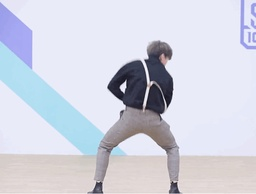
#> input picture test3/kunkun.jpg, 256 x 194 px, shrunk from 635 x 480 before the run
$ python demo.py
#> lines starting #> are read from the running program, lines starting #| are printed output that depends on the picture; after the words box and inside, x2 and y2 are one past the last pixel; in counts of white or black regions, pixels touching at a corner belong together; long printed decimals are rounded
### test3/mycv.py
# -*- coding:utf-8 -*-
# mycv.py
# zhengyinloong
# 2023/04/27 09:07
"""
    图像处理自定义系列函数
    conv
    gaussian
    Grads
    Canny
    Hough
    Harris
    OTSU
    ...
"""
import cv2 as cv
import numpy as np

""" 梯度算子 """

# Prewitt算子
Prewitt_x = np.array([[-1, 0, 1], [-1, 0, 1], [-1, 0, 1]])
Prewitt_y = np.array([[-1, -1, -1], [0, 0, 0], [1, 1, 1]])
# Sobel算子
Sobel_x = np.array([[-1, 0, 1], [-2, 0, 2], [-1, 0, 1]])
Sobel_y = np.array([[-1, -2, -1], [0, 0, 0], [1, 2, 1]])
# Scharr算子
Scharr_x = np.array([[-3, 0, 3], [-10, 0, 10], [-3, 0, 3]])
Scharr_y = np.array([[-3, -10, -3], [0, 0, 0], [3, 10, 3]])

G_opr_x = [Prewitt_x, Sobel_x, Scharr_x]
G_opr_y = [Prewitt_y, Sobel_y, Scharr_y]

""" 函数 """


def myconv(img, myfilter):
    # 该函数借鉴自CSDN
    """ An implementation of convolution filter.

    This function uses element-wise multiplication and np.sum()
    to efficiently compute weighted sum of neighborhood at each
    pixel.

    Args:
        img: numpy array of shape (Hi, Wi).
        myfilter: numpy array of shape (Hk, Wk).

    Returns:
        out: numpy array of shape (Hi, Wi).
    """
    Hi, Wi = img.shape
    Hk, Wk = myfilter.shape
    out = np.zeros((Hi, Wi))

    # For this assignment, we will use edge values to pad the images.
    # Zero padding will make derivatives at the image boundary very big,
    # whereas we want to ignore the edges at the boundary.
    pad_width0 = Hk // 2
    pad_width1 = Wk // 2
    pad_width = ((pad_width0, pad_width0), (pad_width1, pad_width1))
    padded = np.pad(img, pad_width, mode='edge')

    ### YOUR CODE HERE
    x = Hk // 2
    y = Wk // 2
    # 横向遍历卷积后的图像
    for i in range(pad_width0, Hi - pad_width0):
        # 纵向遍历卷积后的图像
        for j in range(pad_width1, Wi - pad_width1):
            split_img = img[i - pad_width0:i + pad_width0 + 1, j - pad_width1:j + pad_width1 + 1]
            # 对应元素相乘
            out[i, j] = np.sum(np.multiply(split_img, myfilter))
    # out = (out-out.min()) * (1/(out.max()-out.min()) * 255).astype('uint8')

    return out


def mygaussian(img, sigma=5, k_size=3):
    """
    Gaussian filter
    Args:
        img:  Input gray image that need to be processed
        sigma:
                The standard deviation of Gaussian kernel function.
                Determines the shape of the Gaussian function.
                The higher the value, the greater the degree of image blur.
                Defaulting to 5.
        k_size:
                Represents the size of the Gaussian kernel function, i.e. the size of the filter.
                Both length and width are odd numbers, such as (3, 3), (5, 5).
                Default to 3.

    Returns: Image after Gaussian filter

    """
    H, W = img.shape[:2]
    img_t = np.pad(img, (k_size // 2, k_size // 2), 'edge')
    K = np.zeros((k_size, k_size), dtype=np.float32)
    for x in range(k_size):
        for y in range(k_size):
            _x = x - k_size // 2
            _y = y - k_size // 2
            K[y, x] = np.exp(-(_x ** 2 + _y ** 2) / (2 * (sigma ** 2)))
    K /= (sigma * np.sqrt(2 * np.pi))
    K /= K.sum()

    for y in range(H):
        for x in range(W):
            img[y, x] = np.sum(img_t[y:y + k_size, x:x + k_size] * K)
    return img


def mygrads(img, opr=1):
    """
    计算梯度,这里默认使用的梯度算子是 Scharr 算子
    Args:
        img: gray-image
        opr:    operator
                0 - Prewitt
                1 - Sobel
                2 - Scharr
                ...

    Returns:

    """
    gx = myconv(img, G_opr_x[opr])
    gy = myconv(img, G_opr_y[opr])
    grads = np.sqrt(np.square(gx) + np.square(gy))

    theta = np.arctan2(gy, gx) * 180 / np.pi

    return [grads, theta]


def mycanny(img, lowTh=None, ratio=None, flag=None):
    """
    canny edge detection
    :param img: gray image matrix
    :param lowTh: Low threshold
    :param ratio: higTh = ratio*lowTh
    :param flag: 0 - grads,
                 1 - sector,
                 2 - canny2,
                 3 - bins,
                 None - all [grads,theta,sector,canny1,canny2,bins]
    :return: img after canny
    """
    # img=np.double(img)
    [row, col] = np.shape(img)
    # 梯度大小，方向，区域矩阵
    # grads = np.zeros((row, col))
    # theta = np.zeros((row, col))
    [grads, theta] = mygrads(img, opr=2)
    sector = np.zeros((row, col))
    # 非极大值抑制
    canny1 = np.zeros((row, col))
    # 双阈值检测和连接
    canny2 = np.zeros((row, col))
    # 二值化
    bins = np.zeros((row, col))
    for i in range(row - 1):
        for j in range(col - 1):
            if -67.5 < theta[i, j] <= -22.5 or 112.5 <= theta[i, j] < 157.5:
                sector[i, j] = 0
            elif 67.5 <= theta[i, j] < 112.5 or -112.5 < theta[i, j] <= -67.5:
                sector[i, j] = 1
            elif 22.5 <= theta[i, j] < 67.5 or -157.5 < theta[i, j] <= -112.5:
                sector[i, j] = 2
            else:
                sector[i, j] = 3
    # 非极大值抑制
    for i in range(1, row - 1):
        for j in range(1, col - 1):
            if 0 == sector[i, j]:  # 右上 - 左下
                if (grads[i, j] > grads[i + 1, j - 1]) and (grads[i, j] > grads[i - 1, j + 1]):
                    canny1[i, j] = grads[i, j]
                else:
                    canny1[i, j] = 0
            elif 1 == sector[i, j]:  # 竖直方向
                if (grads[i, j] > grads[i - 1, j]) and (grads[i, j] > grads[i + 1, j]):
                    canny1[i, j] = grads[i, j]
                else:
                    canny1[i, j] = 0
            elif 2 == sector[i, j]:  # 左上-右下
                if (grads[i, j] > grads[i - 1, j - 1]) and (grads[i, j] > grads[i + 1, j + 1]):
                    canny1[i, j] = grads[i, j]
                else:
                    canny1[i, j] = 0
            elif 3 == sector[i, j]:  # 横方向
                if (grads[i, j] > grads[i, j - 1]) and (grads[i, j] > grads[i, j + 1]):
                    canny1[i, j] = grads[i, j]
                else:
                    canny1[i, j] = 0
    # 双阈值检测
    # 自动生成低阈值和高阈值(比率)，该方法由试验得来，有待进一步检验
    if lowTh is None:
        lowTh = np.mean(canny1)
        print("low threshold = ", lowTh)
    if ratio is None:
        ratio = np.max(canny1) / np.mean(canny1) * 0.6
        print("high threshold = ", ratio * lowTh)
    higTh = ratio * lowTh  # 高阈值
    for i in range(1, row - 1):
        for j in range(1, col - 1):
            if canny1[i, j] < lowTh:
                canny2[i, j] = 0
                bins[i, j] = 0
                continue
            elif canny1[i, j] > higTh:
                canny2[i, j] = canny1[i, j]
                # bins[i,j] = 1
                bins[i, j] = 255
                continue
            else:
                # 8邻域连接,介于之间的看其8领域有没有高于高阈值的，有则可以为边缘
                # tem = [canny1[i-1,j-1], canny1[i-1,j], canny1[i-1,j+1],
                #        canny1[i,j-1],    canny1[i,j],   canny1[i,j+1],
                #        canny1[i+1,j-1], canny1[i+1,j], canny1[i+1,j+1]]
                tem = canny1[i - 1:i + 2, j - 1:j + 2]
                temMax = np.max(tem)
                if temMax > higTh:
                    canny2[i, j] = temMax
                    # bins[i,j]=1
                    bins[i, j] = 255
                    continue
                else:
                    canny2[i, j] = 0
                    bins[i, j] = 0
                    continue

    canny1 = np.round(canny1)
    canny2 = np.round(canny2)
    bins = np.round(bins)

    # 返回值分配
    if flag == 0:
        return grads
    elif flag == 1:
        return sector
    elif flag == 2:
        return canny2
    elif flag == 3:
        return bins
    else:
        return [grads, theta, sector, canny1, canny2, bins]


def edge_detecting(img, sigma=10, k_size=3, lowTh=None, ratio=None):
    # Gray
    # 高斯降噪
    sigma = 10
    k_size = 3
    img = cv.GaussianBlur(img, (k_size, k_size), sigma)
    # canny检测
    edges = mycanny(img, lowTh, ratio, flag=3)
    return edges


def get_lines(edge, N=10):
    dtheta = 1
    # rho能达到的最大值，rho = x*np.cos(theta)+y*np.sin(theta)，取整
    rhoMax = round(np.sqrt(np.square(edge.shape[0]) + np.square(edge.shape[1])))
    Q = np.zeros((rhoMax, 180))
    # 得到Canny检测到的边缘点坐标
    edge_y, edge_x = np.where(edge == 255)

    for x, y in zip(edge_x, edge_y):
        for i in range(0, 180, dtheta):
            theta = i * np.pi / 180
            rho = round(x * np.cos(theta) + y * np.sin(theta))
            Q[rho, i] += 1
    """
    这里使用的方法是：Q.ravel()将Q横向展成一维数组X，然后npargsort()将X中的元素从小到大排列，提取其对应的index(索引)并输出到_X
    然后[::-1]将_X中的索引倒序输出,[:N]取前N个索引，由此得到前N大的值的索引值
    """
    # N = 20
    X = Q.ravel()
    _X = np.argsort(X)
    ind_x = _X[::-1][:N]
    ind_y = ind_x.copy()
    # 得到相应的rho和theta,
    thetas = ind_x % 180
    rhos = ind_y // 180
    # [6 lines of commented-out code are left out]

    return [thetas, rhos]


def draw_lines(img, lines):
    H, W = img.shape[:2]
    [thetas, rhos] = lines
    for theta, rho in zip(thetas, rhos):
        t = np.pi / 180. * theta
        for x in range(W):
            if np.sin(t) != 0:
                y = - (np.cos(t) / np.sin(t)) * x + rho / np.sin(t)
                y = int(y)
                if y >= H or y < 0:
                    continue
                img[y, x] = [0, 0, 255]
        for y in range(H):
            if np.cos(t) != 0:
                x = - (np.sin(t) / np.cos(t)) * y + rho / np.cos(t)
                x = int(x)
                if x >= W or x < 0:
                    continue
                img[y, x] = [0, 0, 255]
    return img
    pass


def myharris(img_gray, k=0.04, threshold=0.1):
    ## Sobel
    tmp = np.pad(img_gray, (1, 1), 'edge')

    Ix = np.zeros_like(img_gray, dtype=np.float32)
    Iy = np.zeros_like(img_gray, dtype=np.float32)

    H, W = img_gray.shape[:2]
    for y in range(H):
        for x in range(W):
            Ix[y, x] = np.sum(tmp[y:y + 3, x:x + 3] * Sobel_x)
            Iy[y, x] = np.sum(tmp[y:y + 3, x:x + 3] * Sobel_y)

    Ix2 = Ix ** 2
    Iy2 = Iy ** 2
    Ixy = Ix * Iy

    ## gaussian
    K_size = 3
    sigma = 5

    Ix2 = mygaussian(Ix2, sigma=sigma, k_size=K_size)
    Iy2 = mygaussian(Iy2)
    Ixy = mygaussian(Ixy)

    ## select corner
    R = (Ix2 * Iy2 - Ixy ** 2) - k * ((Ix2 + Iy2) ** 2)
    corners = np.zeros_like(img_gray)
    for i in range(H):
        for j in range(W):
            if R[i, j] >= np.max(R) * threshold:
                corners[i, j] = 255

    corners = corners.astype(np.uint8)
    return corners


def draw_corners(corners, img):
    for y, lines in enumerate(corners):
        for x, p in enumerate(lines):
            if p:
                cv.circle(img, (x, y), 5, [0, 0, 255])
    # img[corners==255] = [0, 0, 255]
    return img


def otsu_threshold(gray_img):
    """
    最大类间方差法求阈值
    Args:
        gray_img: 灰度图

    Returns:
        threshold:  最佳阈值

    """
    # 总像素数
    row, col = gray_img.shape[:2]
    count_pixel = row * col
    # 最佳阈值初始化
    optimal_threshold = 0
    # 最大类间方差初始化 (MAX of between-class variance)
    bcv_max = -1
    for i in range(1, 256):  # 两边不是阈值的可能的值
        # 以i为阈值,分别计算两类的权重和均值
        n1 = np.sum(gray_img < i)
        n2 = count_pixel - n1
        omega1 = n1 / count_pixel
        omega2 = 1 - omega1
        mu1 = np.sum(gray_img[gray_img < i]) / n1
        mu2 = np.sum(gray_img[gray_img >= i]) / n2
        # 计算类间方差
        bcv = omega1 * omega2 * (mu1 - mu2) ** 2
        # 更新类间方差的最大值和对应的阈值
        if bcv > bcv_max:
            bcv_max = bcv
            optimal_threshold = i
    return optimal_threshold


# [17 lines left out: function otsu_plus, not called in this run]

# ========================= THE END ======================== #

### test3/demo.py
# -*- coding:utf-8 -*-
# demo.py
# zhengyinloong
# 2023/04/28 23:53
"""
Hough检测
Harris角点检测
OTSU法实现图像分割
"""
from mycv import *

# IMG = "./10.jpg"
IMG = "./kunkun.jpg"

img = cv.imread(IMG)
#> img is the input picture: shape (194, 256, 3); mean B, G, R 223.8, 211.2, 208.8
gray = cv.cvtColor(img,cv.COLOR_BGR2GRAY)
# Canny 边缘检测
Edge = edge_detecting(gray,sigma=30,lowTh=2)
#> after the loop in mycanny, `for i in range(1, row - 1):`:
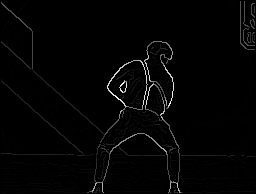
#> canny1: shape (194, 256) float64; min 0, max 2342.1, mean 36; drawn with min black and max white
#> in mycanny, `ratio = np.max(canny1) / np.mean(canny1) * 0.6`: ratio = 39
#| high threshold =  77.993
#> in mycanny, `higTh = ratio * lowTh`: higTh = 77.99
#> after the loop in mycanny, `for i in range(1, row - 1):`:
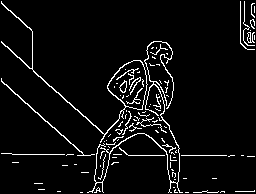
#> bins: shape (194, 256) float64; 5.4% white in thin lines or dots
# Hough 直线检测
lines = get_lines(Edge,70)
#> in get_lines, `edge_y, edge_x = np.where(edge == 255)`: edge_y = 2659 values from 1 to 192; edge_x = 2659 values, max 254 at index 12, min 1 at index 0, mean 131.6
#> the loop in get_lines, `for x, y in zip(edge_x, edge_y):` made 2659 passes
#> (x, y) on passes 1 to 3: (1, 1), (240, 1), (244, 1)
#> after the loop in get_lines, `for x, y in zip(edge_x, edge_y):`:
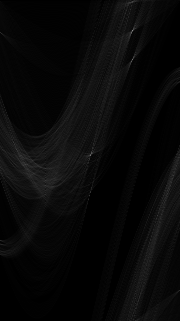
#> Q: shape (321, 180) float64; min 0, max 139, mean 8.3
#> in get_lines, `ind_x = _X[::-1][:N]`: ind_x = 70 values, max 38857 at index 26, min 312 at index 11, mean 21609.4
#> in get_lines, `ind_y = ind_x.copy()`: ind_y has the same summary as ind_x
#> in get_lines, `thetas = ind_x % 180`: thetas = 70 values, max 176 at index 50, min 13 at index 32, mean 89.09
#> in get_lines, `rhos = ind_y // 180`: rhos = 70 values, max 215 at index 26, min 1 at index 11, mean 119.6
#> lines = 2 items
# 画线
Hough = img.copy()
Hough = draw_lines(Hough, lines)
#> the loop in draw_lines, `for theta, rho in zip(thetas, rhos):` made 70 passes
#> (theta, rho, t) on passes 1 to 12: (132, 30, 2.3), (90, 155, 1.57), (132, 59, 2.3), (131, 32, 2.29), (131, 61, 2.29), (90, 154, 1.57), (91, 153, 1.59), (133, 29, 2.32), (91, 152, 1.59), (133, 57, 2.32), (131, 33, 2.29), (132, 1, 2.3)
# Harris 角点检测
# 得到角点
# corners = myharris(gray)
corners = myharris(Edge)
#> in myharris, `tmp = np.pad(img_gray, (1, 1), 'edge')`: tmp: shape (196, 258) float64; 5.3% white in thin lines or dots
#> after the loop in myharris, `for y in range(H):`:
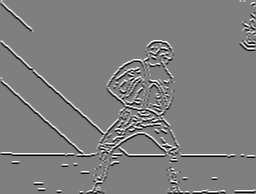
#> Iy: shape (194, 256) float32; min -1020, max 1020, mean 0; drawn with min black and max white
#> after the loop in myharris, `for i in range(H):`:
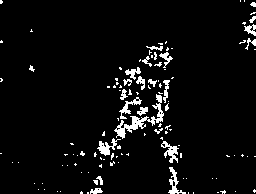
#> corners: shape (194, 256) float64; 5% white; 117 white regions (93 under 20 px), largest, box (x1, y1, x2, y2) and area: (114, 94, 164, 139) 470, (161, 141, 179, 163) 168, (97, 138, 121, 156) 163
Harris = img.copy()
Harris = draw_corners(corners, Harris)
#> after the loop in draw_corners, `for y, lines in enumerate(corners):`:
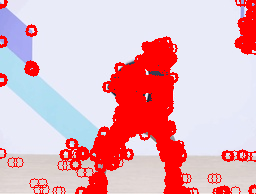
#> img: shape (194, 256, 3); mean B, G, R 188, 178, 229.6
# OTSU 图像分割
# 得到最佳阈值
threshold = otsu_threshold(gray)
#> the loop in otsu_threshold, `for i in range(1, 256):` made 255 passes
#> (n1, n2, omega1, omega2, mu1, mu2, bcv, bcv_max) on passes 14, 15, 16, 19, 20, 21, 22, 23, 24, 25, 26, 27: (2, 49662, 4.03e-05, 1, 13, 212, 1.59, 1.59), (3, 49661, 6.04e-05, 1, 13.33, 212, 2.38, 2.38), (4, 49660, 8.05e-05, 1, 13.75, 212, 3.17, 3.17), (5, 49659, 0.000101, 1, 14.6, 212, 3.92, 3.92), (6, 49658, 0.000121, 1, 15.33, 212, 4.67, 4.67), (9, 49655, 0.000181, 1, 16.89, 212, 6.9, 6.9), (14, 49650, 0.000282, 1, 18.36, 212.1, 10.57, 10.57), (18, 49646, 0.000362, 1, 19.17, 212.1, 13.48, 13.48), (21, 49643, 0.000423, 1, 19.71, 212.1, 15.64, 15.64), (28, 49636, 0.000564, 0.999, 20.79, 212.1, 20.63, 20.63), (33, 49631, 0.000664, 0.999, 21.42, 212.1, 24.15, 24.15), (42, 49622, 0.000846, 0.999, 22.4, 212.2, 30.43, 30.43)
#> (n1, n2, omega1, omega2, mu1, mu2, bcv) on passes 1 to 6: (0, 49664, 0, 1, nan, 212, nan), (0, 49664, 0, 1, nan, 212, nan), (0, 49664, 0, 1, nan, 212, nan), (0, 49664, 0, 1, nan, 212, nan), (0, 49664, 0, 1, nan, 212, nan), (0, 49664, 0, 1, nan, 212, nan)
# 分割
Otsu = np.zeros_like(gray)
Otsu[gray>threshold]=255
# 显示
cv.imshow('Edge', Edge)
cv.imshow('Hough', Hough)
cv.imshow('Harris', Harris)
cv.imshow('Otsu', Otsu)
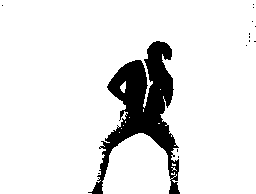
#> window 'Otsu': shape (194, 256); 89.7% white; 14 black regions (13 under 20 px), largest, box (x1, y1, x2, y2) and area: (88, 41, 180, 194) 5090
# 保存
cv.imwrite('edge.jpg', Edge)
cv.imwrite('hough.jpg', Hough)
cv.imwrite('Harris.jpg', Harris)
cv.imwrite('Otsu.jpg', Otsu)


# Wait until a key pressed
cv.waitKey(0)

# Destroy all the windows opened before
cv.destroyAllWindows()
